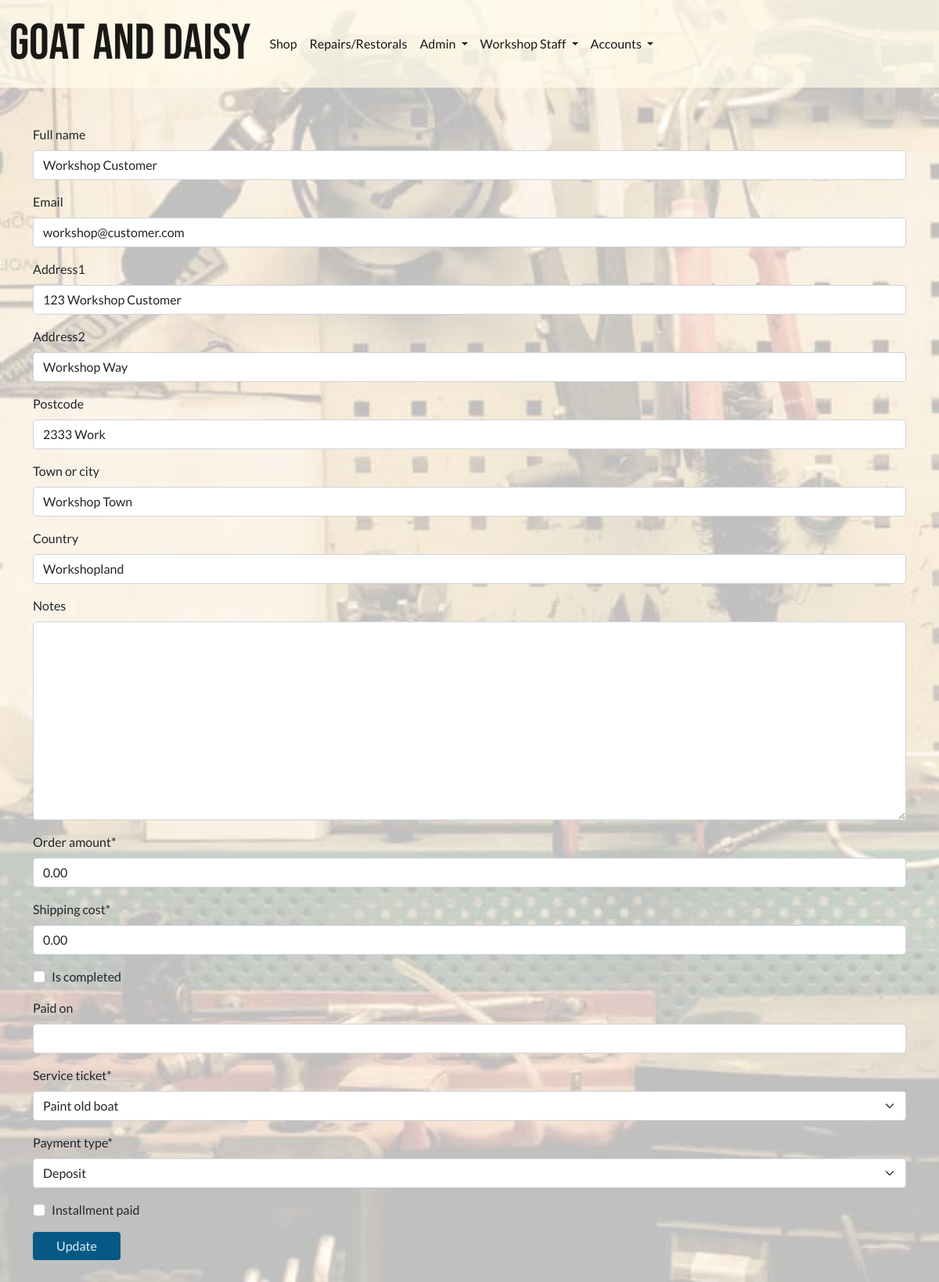
/workshop/admin-customer-invoice/232/ (signed in), run on the app's committed database.
### invoices/models.py (models this page shows, shortened)
class BaseInvoice(models.Model):
    date_created = models.DateField(auto_now_add=True)
    order_number = models.CharField(max_length=100, editable=False)
    full_name = models.CharField(max_length=100, null=True, blank=True)
    email = models.EmailField(null=True, blank=True)
    address1 = models.CharField(max_length=100, null=True, blank=True)
    address2 = models.CharField(max_length=100, null=True, blank=True)
    postcode = models.CharField(max_length=40, null=True, blank=True)
    town_or_city = models.CharField(max_length=40, null=True, blank=True)
    country = models.CharField(max_length=40, null=True, blank=True)
    notes = models.TextField(null=True, blank=True)
    order_amount = models.DecimalField(
        max_digits=12, decimal_places=2, default=0)
    shipping_cost = models.DecimalField(
        max_digits=12, decimal_places=2, default=0)
    order_total = models.DecimalField(
        max_digits=12, decimal_places=2, default=0)
    is_completed = models.BooleanField(default=False)
    paid_on = models.DateTimeField(null=True, blank=True)

class WorkshopCustomerInvoice(BaseInvoice):
    PAYMENT_CHOICES = [
        ('DEP', 'Deposit'),
        ('EP', 'End Payment'),
        ('SPT', 'Single Payment Total'),
        ('SP', 'Supplementary Payment'),
    ]
    service_ticket = models.ForeignKey(ServiceTicket, on_delete=models.CASCADE)
    payment_type = models.CharField(max_length=25, choices=PAYMENT_CHOICES)
    installment_paid = models.BooleanField(default=False)

### repairs_restorals/views.py (the view)
class AdminCustomerInvoice(GroupRequiredMixin, UpdateView):
    group_required = [u'Workshop Staff']
    model = WorkshopCustomerInvoice
    form_class = StaffCustomerInvoiceUpdateForm
    template_name = 'repairs_restorals/admin_customer_invoice.html'
    success_url = reverse_lazy('all_customer_invoices')

### repairs_restorals/forms.py
class StaffCustomerInvoiceUpdateForm(forms.ModelForm):
    class Meta:
        model = WorkshopCustomerInvoice
        exclude = ['order_total']

### invoices/contexts.py (called while the page is built, shortened)
def shopping_cart(request):
    template_cart = []
    products_count = 0
    order_amount = 0
    shipping = 0
    cart = request.session.get('cart', {})
    for item in enumerate(template_cart):
        products_count += 1
    order_total = order_amount + shipping
    stripe_total = round(order_total * 100)
    context = {
        'template_cart': template_cart,
        'products_count': products_count,
        'order_amount': order_amount,
        'shipping': shipping,
        'order_total': order_total,
        'stripe_total': stripe_total,
    }
    return context

### profiles/group_mixin_decorator.py (called while the page is built)
    def dispatch(self, request, *args, **kwargs):
        if not request.user.is_authenticated:
            raise PermissionDenied
        else:
            user_groups = []
            for group in request.user.groups.values_list('name', flat=True):
                user_groups.append(group)
            if len(set(user_groups).intersection(self.group_required)) <= 0:
                raise PermissionDenied
        return super(GroupRequiredMixin, self).dispatch(request, *args, **kwargs)

### profiles/templatetags/user_in_group_tag.py (called while the page is built)
@register.filter(name='has_group')
def has_group(user, group_name):
    try:
        group = Group.objects.get(name=group_name)
    except Group.DoesNotExist:
        return False
    return group in user.groups.all()

### repairs_restorals/models.py (called while the page is built)
    def __str__(self) -> str:
        return self.title

### repairs_restorals/templates/repairs_restorals/admin_customer_invoice.html (shortened to what this page needs)
{% extends 'base.html' %}
{% load crispy_forms_tags %}
{% load static %}
{% block extra_css %}
<link rel="stylesheet" href="{% static 'css/workshop_bg_image_trans.css' %}">
{% endblock %}
{% block content %}
<form action="." method="POST">
    {{ form|crispy}}
    <input type="submit" value="Update" class="btn btn-warning">
</form>
{% endblock %}

### static/css/site_base_custom.css (style rules this page uses)
body { font-family: "Lato", sans-serif; }
.btn { min-width: 7rem; }
.btn-warning, .btn-info { background-color: var(--sky-800); color: var(--sky-100); border: unset; }

### static/css/workshop_bg_image_trans.css (style rules this page uses)
body { background-image: url("../img/workshop-25-flip.jpg"); background-repeat: no-repeat; background-size: cover; background-attachment: fixed; }

### data on the page
BaseInvoice: full_name "Workshop Customer", email "workshop@customer.com", address1 "123 Workshop Customer", address2 "Workshop Way", postcode "2333 Work", town_or_city "Workshop Town", country "Workshopland"
WorkshopCustomerInvoice: service_ticket "Paint old boat", payment_type "Deposit"
